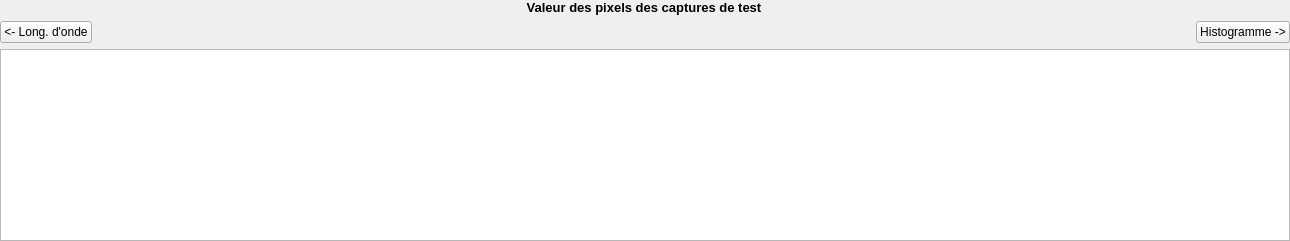
          <widget class="QWidget" name="page_Cap_test">
           <layout class="QGridLayout" name="gridLayout_10">
            <property name="leftMargin">
             <number>0</number>
            </property>
            <property name="topMargin">
             <number>0</number>
            </property>
            <property name="rightMargin">
             <number>0</number>
            </property>
            <property name="bottomMargin">
             <number>0</number>
            </property>
            <property name="horizontalSpacing">
             <number>7</number>
            </property>
            <item row="0" column="1">
             <widget class="QLabel" name="label_cap_test">
              <property name="sizePolicy">
               <sizepolicy hsizetype="Minimum" vsizetype="Fixed">
                <horstretch>0</horstretch>
                <verstretch>0</verstretch>
               </sizepolicy>
              </property>
              <property name="font">
               <font>
                <pointsize>10</pointsize>
                <weight>75</weight>
                <bold>true</bold>
               </font>
              </property>
              <property name="text">
               <string>Valeur des pixels des captures de test</string>
              </property>
              <property name="alignment">
               <set>Qt::AlignCenter</set>
              </property>
             </widget>
            </item>
            <item row="1" column="1">
             <spacer name="horizontalSpacer">
              <property name="orientation">
               <enum>Qt::Horizontal</enum>
              </property>
              <property name="sizeType">
               <enum>QSizePolicy::Expanding</enum>
              </property>
              <property name="sizeHint" stdset="0">
               <size>
                <width>1090</width>
                <height>20</height>
               </size>
              </property>
             </spacer>
            </item>
            <item row="1" column="2">
             <widget class="QPushButton" name="bouton_cap_test">
              <property name="sizePolicy">
               <sizepolicy hsizetype="Fixed" vsizetype="Fixed">
                <horstretch>0</horstretch>
                <verstretch>0</verstretch>
               </sizepolicy>
              </property>
              <property name="focusPolicy">
               <enum>Qt::NoFocus</enum>
              </property>
              <property name="layoutDirection">
               <enum>Qt::LeftToRight</enum>
              </property>
              <property name="text">
               <string>Histogramme -&gt;</string>
              </property>
             </widget>
            </item>
            <item row="1" column="0">
             <widget class="QPushButton" name="bouton_cap_testBack">
              <property name="text">
               <string>&lt;- Long. d'onde</string>
              </property>
             </widget>
            </item>
            <item row="2" column="0" colspan="3">
             <widget class="QTextBrowser" name="textBrowser_testCapture">
              <property name="sizePolicy">
               <sizepolicy hsizetype="Expanding" vsizetype="Expanding">
                <horstretch>0</horstretch>
                <verstretch>1</verstretch>
               </sizepolicy>
              </property>
             </widget>
            </item>
           </layout>
          </widget>
